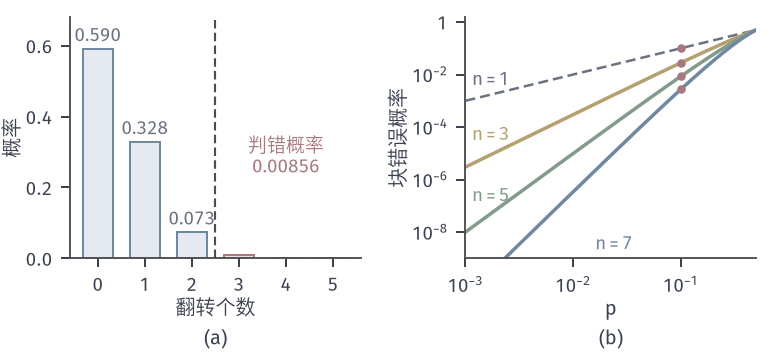

Generate this figure with Python:
from pathlib import Path
import sys
HERE = Path(__file__).resolve().parent
sys.path.insert(0, str(HERE.parent/"ccode-common"))
from ccode_fig import *
# Repetition codes with majority decoding on BSC(p).
# (a) exact Bin(5, 0.1) distribution of the number of flips in a block of length 5; at most t=2 flips are corrected.
# (b) exact block error P(Bin(n,p) > (n-1)/2) versus p for n = 1, 3, 5, 7 (log scale); red dots at p = 0.1.
n = 5; t = 2
pm = np.array([math.comb(n, j)*P**j*(1-P)**(n-j) for j in range(n+1)])
fig, axs = figure(width_mm=110, height_mm=50, ncols=2)
panel(fig, left=.09, right=.97, top=.95, bottom=.27, wspace=.36)
ax = axs[0]
for j in range(n+1):
    ok = j <= t
    ax.bar(j, pm[j], width=.62, color=BLUE_FILL if ok else RED_FILL, edgecolor=BLUE if ok else RED, lw=.8)
ax.axvline(t+.5, color=STROKE, lw=.85, ls=DASH)
for j, s in [(0, r'$0.590$'), (1, r'$0.328$'), (2, r'$0.073$')]:
    lab(ax, j, pm[j]+.02, s, MUTED, ha='center')
lab(ax, 4.0, .30, '判错概率', RED, ha='center'); lab(ax, 4.0, .24, r'$0.00856$', RED, ha='center')
ax.set_xticks(range(n+1)); ax.set_ylim(0, .68); ax.set_yticks([0, .2, .4, .6])
ax.set_xlabel('翻转个数', labelpad=1); ax.set_ylabel('概率', labelpad=1)
ax = axs[1]
ps = np.logspace(-3, np.log10(.5), 200)
cols = {1: MUTED, 3: YELLOW, 5: GREEN, 7: BLUE}
for m, c in cols.items():
    tt = (m-1)//2
    e = np.array([tail(m, tt, q) for q in ps])
    ax.plot(ps, e, color=c, lw=1.4 if m > 1 else 1.0, ls=DASH if m == 1 else '-')
    dot(ax, P, tail(m, tt, P), ms=3.4)
for m, y in [(1, 4e-3), (3, 3e-5), (5, 1.5e-7)]:
    lab(ax, 1.15e-3, y, r'$n=%d$' % m, cols[m])
lab(ax, 1.6e-2, 2.2e-9, r'$n=7$', BLUE)
ax.set_xscale('log'); ax.set_yscale('log'); logticks(ax, [-3, -2, -1], axis='x'); logticks(ax, [-8, -6, -4, -2, 0])
ax.set_ylim(1e-9, 1.5); ax.set_xlim(1e-3, .5)
ax.set_xlabel(r'$p$', labelpad=1); ax.set_ylabel('块错误概率', labelpad=1)
tags(fig, axs)
save(fig, HERE, 'figure', {'p': P, 'bin5': list(map(float, pm)), 'pe_at_0.1': {m: tail(m, (m-1)//2, P) for m in cols}})
